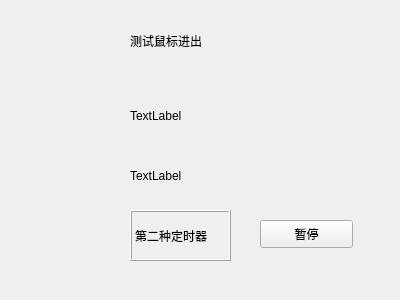
<?xml version="1.0" encoding="UTF-8"?>
<ui version="4.0">
 <class>Widget</class>
 <widget class="QWidget" name="Widget">
  <property name="geometry">
   <rect>
    <x>0</x>
    <y>0</y>
    <width>400</width>
    <height>300</height>
   </rect>
  </property>
  <property name="windowTitle">
   <string>Widget</string>
  </property>
  <widget class="mylabel" name="label">
   <property name="geometry">
    <rect>
     <x>130</x>
     <y>10</y>
     <width>121</width>
     <height>61</height>
    </rect>
   </property>
   <property name="text">
    <string>测试鼠标进出</string>
   </property>
  </widget>
  <widget class="QLabel" name="label_2">
   <property name="geometry">
    <rect>
     <x>130</x>
     <y>90</y>
     <width>101</width>
     <height>51</height>
    </rect>
   </property>
   <property name="text">
    <string>TextLabel</string>
   </property>
  </widget>
  <widget class="QLabel" name="label_3">
   <property name="geometry">
    <rect>
     <x>130</x>
     <y>150</y>
     <width>101</width>
     <height>51</height>
    </rect>
   </property>
   <property name="text">
    <string>TextLabel</string>
   </property>
  </widget>
  <widget class="QLabel" name="label_4">
   <property name="geometry">
    <rect>
     <x>130</x>
     <y>210</y>
     <width>101</width>
     <height>51</height>
    </rect>
   </property>
   <property name="frameShape">
    <enum>QFrame::Box</enum>
   </property>
   <property name="frameShadow">
    <enum>QFrame::Raised</enum>
   </property>
   <property name="text">
    <string>第二种定时器</string>
   </property>
  </widget>
  <widget class="QPushButton" name="pushButton">
   <property name="geometry">
    <rect>
     <x>260</x>
     <y>220</y>
     <width>93</width>
     <height>28</height>
    </rect>
   </property>
   <property name="text">
    <string>暂停</string>
   </property>
  </widget>
 </widget>
 <layoutdefault spacing="6" margin="11"/>
 <customwidgets>
  <customwidget>
   <class>mylabel</class>
   <extends>QLabel</extends>
   <header>mylabel.h</header>
  </customwidget>
 </customwidgets>
 <resources/>
 <connections/>
</ui>
